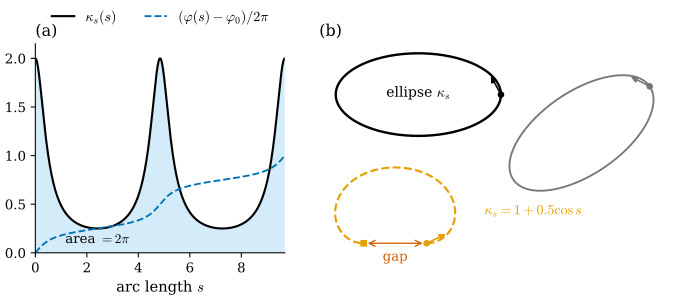

Source code (Python):
"""Figure 37.1.2: recovering a plane curve from its signed curvature (Theorem 4.4.10, Derivation in Section 37.1).

(a) kappa_s(s) of the ellipse (2 cos t, sin t) as a function of arc length, with the tangent angle phi(s) = phi_0 +
int kappa_s; (b) curves integrated from curvature data: the ellipse's kappa_s with two choices of (p_0, phi_0) (they
differ by a rigid motion), and kappa_s(s) = 1 + 0.5 cos s on [0, 2 pi], whose total curvature is 2 pi but which does
not close (gap 2 pi J_1(0.5) = 1.5222).

Run: PYTHONPATH=tools python3 chapters/37-curves-smooth-discrete/figures/fig-37-1-2-recovery.py
"""
import sys
from pathlib import Path

import numpy as np

sys.path.insert(0, str(Path(__file__).resolve().parents[1] / "lib"))
import dgfig  # noqa: E402
dgfig.setup()
import matplotlib.pyplot as plt  # noqa: E402

import ddg37  # noqa: E402

C = dgfig.COLORS


def integrate(kap, L, phi0, p0):
    """trapezoid rule for phi = phi0 + int kappa, gamma = p0 + int (cos phi, sin phi) (the Implementation box)."""
    m = len(kap) - 1
    ds = L / m
    phi = phi0 + np.concatenate([[0.0], np.cumsum(0.5 * (kap[1:] + kap[:-1]) * ds)])
    T = np.stack([np.cos(phi), np.sin(phi)], 1)
    return phi, np.asarray(p0, float) + np.vstack([[0.0, 0.0], np.cumsum(0.5 * (T[1:] + T[:-1]) * ds, 0)])


L = ddg37.smooth_length("ellipse")
m = 2000
s = np.linspace(0, L, m + 1)
t = ddg37.t_of_s("ellipse", s, 200000)
kap = ddg37.kappa("ellipse", t)
phi, G1 = integrate(kap, L, np.pi / 2, (2.0, 0.0))         # starts where the ellipse starts, heading up
_, G2 = integrate(kap, L, np.pi / 2 + 0.6, (5.6, 0.2))       # another choice: rotated by 0.6, translated
assert abs(phi[-1] - phi[0] - 2 * np.pi) < 1e-6                # total curvature 2 pi (rotation index 1)
assert ddg37.rigid_align_error(G1, ddg37.point("ellipse", t)) < 1e-5
assert np.linalg.norm(G1[-1] - G1[0]) < 1e-6
sb = np.linspace(0, 2 * np.pi, 4001)
_, G3 = integrate(1 + 0.5 * np.cos(sb), 2 * np.pi, 0.0, (0.2, -3.6))
gap = G3[-1] - G3[0]
assert abs(gap[0] + 1.52221761) < 1e-6 and abs(gap[1]) < 1e-9

fig, (ax, bx) = plt.subplots(1, 2, figsize=(7.4, 3.5), gridspec_kw={"width_ratios": [1, 1.45]})

# (a) curvature along the ellipse and the tangent angle it integrates to
ax.fill_between(s, 0, kap, color=C["region"], alpha=0.25, lw=0)
ax.plot(s, kap, color=C["main"], lw=1.6, label=r"$\kappa_s(s)$")
ax.plot(s, (phi - phi[0]) / (2 * np.pi), color=C["tangent"], lw=1.4, ls="--",
        label=r"$(\varphi(s) - \varphi_0)/2\pi$")
ax.text(2.4, 0.1, r"area $= 2\pi$", ha="center", fontsize=10)
ax.set_xlabel(r"arc length $s$")
ax.set_xlim(0, L)
ax.set_ylim(0, 2.15)
ax.legend(loc="upper center", bbox_to_anchor=(0.5, 1.22), ncol=2, frameon=False, fontsize=10.5, handlelength=1.6)
ax.set_title("(a)", fontsize=12, loc="left")
for sp2 in ("top", "right"):
    ax.spines[sp2].set_visible(False)

# (b) curves integrated from curvature data
bx.plot(G1[:, 0], G1[:, 1], color=C["main"], lw=1.8)
bx.plot(G2[:, 0], G2[:, 1], color=C["aux"], lw=1.4)
bx.plot(G3[:, 0], G3[:, 1], color=C["accent"], lw=1.6, ls="--")
for G, col, ds in ((G1, C["main"], L / m), (G2, C["aux"], L / m), (G3, C["accent"], 2 * np.pi / 4000)):
    bx.plot([G[0, 0]], [G[0, 1]], "o", color=col, ms=4, zorder=5)
    k = int(0.6 / ds)                                          # arrow along the first 0.6 of arc length
    bx.annotate("", xy=G[k], xytext=G[0], arrowprops=dict(arrowstyle="-|>", color=col, lw=1.2, mutation_scale=9))
bx.plot([G3[-1, 0]], [G3[-1, 1]], "s", color=C["accent"], ms=4, zorder=5)
bx.annotate("", xy=G3[0], xytext=G3[-1], arrowprops=dict(arrowstyle="<->", color=C["normal"], lw=1.0,
                                                          shrinkA=3, shrinkB=3))
bx.text(0.5 * (G3[0, 0] + G3[-1, 0]), G3[0, 1] - 0.42, "gap", color=C["normal"], ha="center", fontsize=10)
bx.text(0, -0.05, r"ellipse $\kappa_s$", fontsize=10.5, ha="center")
bx.text(1.6, -2.9, r"$\kappa_s = 1 + 0.5\cos s$", color=C["accent"], fontsize=10.5)
bx.set_aspect("equal")
bx.set_axis_off()
bx.set_title("(b)", fontsize=12, loc="left")

fig.tight_layout()
dgfig.save(fig, __file__)
